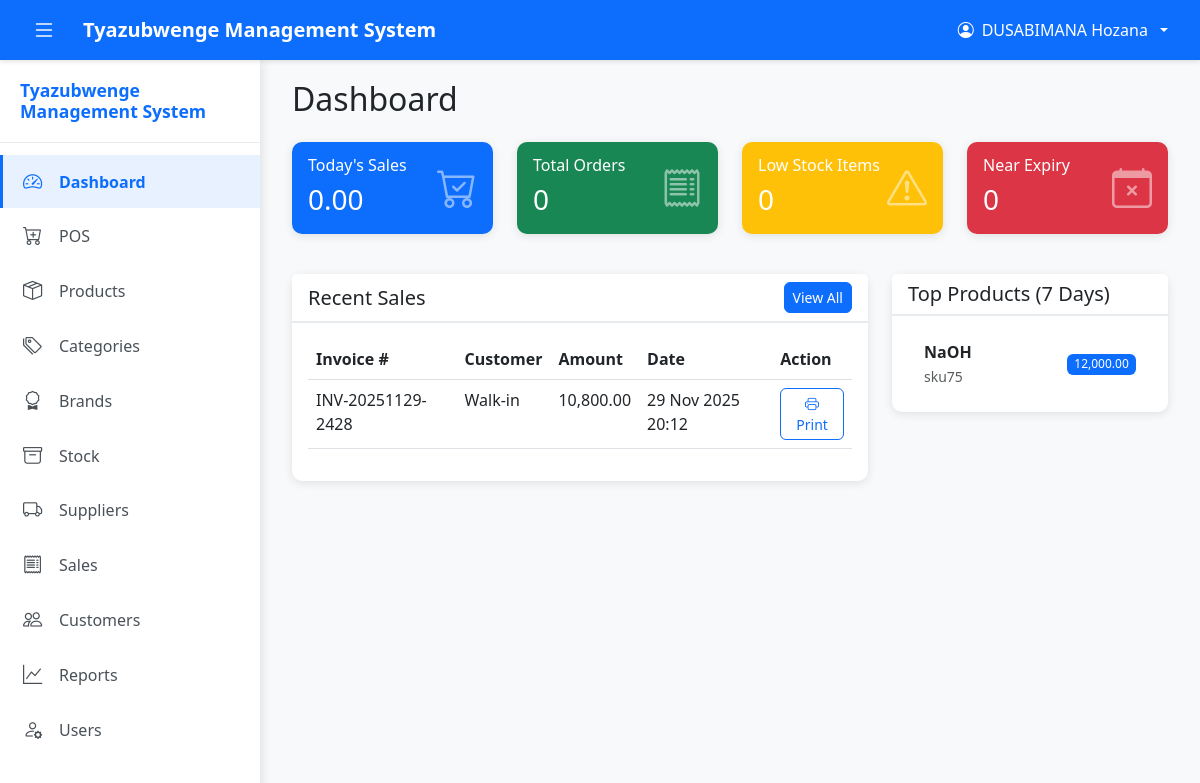
/ (signed in), run on the app's committed database.
### tables this page shows
CREATE TABLE `sales` (
  `id` int(11) NOT NULL,
  `invoice_number` varchar(50) NOT NULL,
  `customer_id` int(11) DEFAULT NULL,
  `branch_id` int(11) NOT NULL,
  `user_id` int(11) NOT NULL,
  `total_amount` decimal(10,2) NOT NULL,
  `discount` decimal(10,2) DEFAULT 0.00,
  `tax` decimal(10,2) DEFAULT 0.00,
  `final_amount` decimal(10,2) NOT NULL,
  `payment_method` enum('cash','mobile_money','bank_transfer','credit') DEFAULT 'cash',
  `payment_status` enum('paid','pending','partial') DEFAULT 'paid',
  `sale_type` enum('retail','wholesale') DEFAULT 'retail',
  `notes` text DEFAULT NULL,
  `created_at` timestamp NOT NULL DEFAULT current_timestamp(),
  `local_id` varchar(100) DEFAULT NULL,
  `updated_at` timestamp NOT NULL DEFAULT current_timestamp() ON UPDATE current_timestamp()
);

CREATE TABLE `products` (
  `id` int(11) NOT NULL,
  `name` varchar(200) NOT NULL,
  `sku` varchar(50) NOT NULL,
  `barcode` varchar(100) DEFAULT NULL,
  `category_id` int(11) DEFAULT NULL,
  `brand_id` int(11) DEFAULT NULL,
  `description` text DEFAULT NULL,
  `unit` enum('kg','g','mg') DEFAULT 'g',
  `retail_price` decimal(10,2) NOT NULL,
  `wholesale_price` decimal(10,2) NOT NULL,
  `cost_price` decimal(10,2) NOT NULL,
  `min_stock_level` decimal(10,3) DEFAULT 0.000,
  `status` enum('active','inactive') DEFAULT 'active',
  `created_at` timestamp NOT NULL DEFAULT current_timestamp(),
  `updated_at` timestamp NOT NULL DEFAULT current_timestamp() ON UPDATE current_timestamp()
);

### classes/Sale.php (called while the page is built, shortened)
<?php
require_once __DIR__ . '/../config/database.php';
require_once __DIR__ . '/../config/config.php';
require_once __DIR__ . '/Stock.php';
class Sale {
    private $conn;
    private $table = "sales";
    public function __construct() {
        $database = new Database();
        $this->conn = $database->getConnection();
    }
    public function getAll($page = 1, $limit = 10, $branchId = null, $dateFrom = null, $dateTo = null) {
        $offset = ($page - 1) * $limit;
        $query = "SELECT s.*, c.name as customer_name, u.full_name as user_name, b.name as branch_name
                  FROM " . $this->table . " s
                  LEFT JOIN customers c ON s.customer_id = c.id
                  JOIN users u ON s.user_id = u.id
                  JOIN branches b ON s.branch_id = b.id
                  WHERE 1=1";
        if ($branchId) {
            $query .= " AND s.branch_id = :branch_id";
        }
        $query .= " ORDER BY s.created_at DESC LIMIT :limit OFFSET :offset";
        $stmt = $this->conn->prepare($query);
        if ($branchId) {
            $stmt->bindParam(':branch_id', $branchId);
        }
        $stmt->bindValue(':limit', (int)$limit, PDO::PARAM_INT);
        $stmt->bindValue(':offset', (int)$offset, PDO::PARAM_INT);
        $stmt->execute();
        return $stmt->fetchAll();
    }
    public function getSalesSummary($branchId = null, $dateFrom = null, $dateTo = null) {
        $query = "SELECT
                    COUNT(*) as total_sales,
                    SUM(final_amount) as total_revenue,
                    SUM(total_amount) as total_before_discount,
                    SUM(discount) as total_discount,
                    SUM(tax) as total_tax
                  FROM " . $this->table . "
                  WHERE payment_status = 'paid'";
        if ($branchId) {
            $query .= " AND branch_id = :branch_id";
        }
        if ($dateFrom) {
            $query .= " AND DATE(created_at) >= :date_from";
        }
        if ($dateTo) {
            $query .= " AND DATE(created_at) <= :date_to";
        }
        $stmt = $this->conn->prepare($query);
        if ($branchId) {
            $stmt->bindParam(':branch_id', $branchId);
        }
        if ($dateFrom) {
            $stmt->bindParam(':date_from', $dateFrom);
        }
        if ($dateTo) {
            $stmt->bindParam(':date_to', $dateTo);
        }
        $stmt->execute();
        return $stmt->fetch();
    }
}
?>

### config/database.php (called while the page is built, shortened)
<?php
class Database {
    private $host = "localhost";
    private $db_name = "tyazubwenge_db";
    private $username = "root";
    private $password = "";
    public function getConnection() {
        $this->conn = null;
        try {
            $this->conn = new PDO(
                "mysql:host=" . $this->host . ";dbname=" . $this->db_name . ";charset=utf8mb4",
                $this->username,
                $this->password,
                [
                    PDO::ATTR_ERRMODE => PDO::ERRMODE_EXCEPTION,
                    PDO::ATTR_DEFAULT_FETCH_MODE => PDO::FETCH_ASSOC,
                    PDO::ATTR_EMULATE_PREPARES => false
                ]
            );
        } catch(PDOException $e) {
            error_log("Connection Error: " . $e->getMessage());
        }
        return $this->conn;
    }
}
?>

### classes/Stock.php (called while the page is built, shortened)
<?php
require_once __DIR__ . '/../config/database.php';
require_once __DIR__ . '/../config/config.php';
class Stock {
    private $conn;
    private $inventoryTable = "stock_inventory";
    public function __construct() {
        $database = new Database();
        $this->conn = $database->getConnection();
    }
    public function getLowStock($branchId = null) {
        $query = "SELECT si.*, p.name as product_name, p.sku, p.min_stock_level
                  FROM " . $this->inventoryTable . " si
                  JOIN products p ON si.product_id = p.id
                  WHERE si.quantity <= p.min_stock_level";
        if ($branchId) {
            $query .= " AND si.branch_id = :branch_id";
        }
        $stmt = $this->conn->prepare($query);
        if ($branchId) {
            $stmt->bindParam(':branch_id', $branchId);
        }
        $stmt->execute();
        return $stmt->fetchAll();
    }
    public function getNearExpiry($branchId = null, $days = 30) {
        $query = "SELECT si.*, p.name as product_name, p.sku,
                         DATEDIFF(si.expiry_date, CURDATE()) as days_remaining
                  FROM " . $this->inventoryTable . " si
                  JOIN products p ON si.product_id = p.id
                  WHERE si.expiry_date IS NOT NULL
                  AND si.expiry_date <= DATE_ADD(CURDATE(), INTERVAL :days DAY)
                  AND si.expiry_date >= CURDATE()";
        if ($branchId) {
            $query .= " AND si.branch_id = :branch_id";
        }
        $query .= " ORDER BY si.expiry_date ASC";
        $stmt = $this->conn->prepare($query);
        $stmt->bindParam(':days', $days, PDO::PARAM_INT);
        if ($branchId) {
            $stmt->bindParam(':branch_id', $branchId);
        }
        $stmt->execute();
        return $stmt->fetchAll();
    }
}
?>

### config/config.php (called while the page is built, shortened)
<?php
require_once __DIR__ . '/database.php';
function formatCurrency($amount) {
    return number_format($amount, 2);
}
function formatDateTime($datetime) {
    return date('d M Y H:i', strtotime($datetime));
}
?>

### classes/Report.php (called while the page is built, shortened)
<?php
require_once __DIR__ . '/../config/database.php';
class Report {
    private $conn;
    public function __construct() {
        $database = new Database();
        $this->conn = $database->getConnection();
    }
    public function getTopProducts($branchId = null, $dateFrom = null, $dateTo = null, $limit = 10) {
        $query = "SELECT p.id, p.name, p.sku,
                         SUM(si.quantity) as total_quantity_sold,
                         SUM(si.subtotal) as total_revenue,
                         COUNT(DISTINCT si.sale_id) as times_sold
                  FROM sale_items si
                  JOIN products p ON si.product_id = p.id
                  JOIN sales s ON si.sale_id = s.id
                  WHERE s.payment_status = 'paid'";
        if ($branchId) {
            $query .= " AND s.branch_id = :branch_id";
        }
        if ($dateFrom) {
            $query .= " AND DATE(s.created_at) >= :date_from";
        }
        if ($dateTo) {
            $query .= " AND DATE(s.created_at) <= :date_to";
        }
        $query .= " GROUP BY p.id, p.name, p.sku
                   ORDER BY total_revenue DESC
                   LIMIT :limit";
        $stmt = $this->conn->prepare($query);
        if ($branchId) {
            $stmt->bindParam(':branch_id', $branchId);
        }
        if ($dateFrom) {
            $stmt->bindParam(':date_from', $dateFrom);
        }
        if ($dateTo) {
            $stmt->bindParam(':date_to', $dateTo);
        }
        $stmt->bindValue(':limit', (int)$limit, PDO::PARAM_INT);
        $stmt->execute();
        return $stmt->fetchAll();
    }
}
?>

### index.php (the view, shortened to what this page needs)
<?php
require_once 'config/config.php';
require_once 'classes/Sale.php';
require_once 'classes/Stock.php';
require_once 'classes/Report.php';
$sale = new Sale();
$stock = new Stock();
$report = new Report();
$branchId = $_SESSION['branch_id'] ?? null;
$todaySummary = $sale->getSalesSummary($branchId, date('Y-m-d'), date('Y-m-d'));
$todaySummary = $todaySummary ?: ['total_sales' => 0, 'total_revenue' => 0];
$lowStock = $stock->getLowStock($branchId);
$nearExpiry = $stock->getNearExpiry($branchId, 30);
$topProducts = $report->getTopProducts($branchId, date('Y-m-d', strtotime('-7 days')), date('Y-m-d'), 5);
$recentSales = $sale->getAll(1, 5, $branchId);
?>
<!DOCTYPE html>
<html lang="en">
<head>
    <link href="https://cdn.jsdelivr.net/npm/bootstrap@5.3.0/dist/css/bootstrap.min.css" rel="stylesheet">
    <link rel="stylesheet" href="https://cdn.jsdelivr.net/npm/bootstrap-icons@1.11.0/font/bootstrap-icons.css">
    <link rel="stylesheet" href="assets/css/style.css">
</head>
<body>
    <?php include 'includes/header.php'; ?>
    <div class="main-content">
        <div class="container-fluid">
        <div class="row">
            <div class="col-12">
                <h2 class="mb-4">Dashboard</h2>
            </div>
        </div>
        <div class="row mb-4">
            <div class="col-md-3 mb-3">
                <div class="card bg-primary text-white">
                    <div class="card-body">
                        <div class="d-flex justify-content-between align-items-center">
                            <div>
                                <h6 class="card-subtitle mb-2">Today's Sales</h6>
                                <h3 class="mb-0"><?php echo formatCurrency($todaySummary['total_revenue'] ?? 0); ?></h3>
                            </div>
                            <i class="bi bi-cart-check fs-1 opacity-50"></i>
                        </div>
                    </div>
                </div>
            </div>
            <div class="col-md-3 mb-3">
                <div class="card bg-success text-white">
                    <div class="card-body">
                        <div class="d-flex justify-content-between align-items-center">
                            <div>
                                <h6 class="card-subtitle mb-2">Total Orders</h6>
                                <h3 class="mb-0"><?php echo $todaySummary['total_sales'] ?? 0; ?></h3>
                            </div>
                            <i class="bi bi-receipt fs-1 opacity-50"></i>
                        </div>
                    </div>
                </div>
            </div>
            <div class="col-md-3 mb-3">
                <div class="card bg-warning text-white">
                    <div class="card-body">
                        <div class="d-flex justify-content-between align-items-center">
                            <div>
                                <h6 class="card-subtitle mb-2">Low Stock Items</h6>
                                <h3 class="mb-0"><?php echo count($lowStock); ?></h3>
                            </div>
                            <i class="bi bi-exclamation-triangle fs-1 opacity-50"></i>
                        </div>
                    </div>
                </div>
            </div>
            <div class="col-md-3 mb-3">
                <div class="card bg-danger text-white">
                    <div class="card-body">
                        <div class="d-flex justify-content-between align-items-center">
                            <div>
                                <h6 class="card-subtitle mb-2">Near Expiry</h6>
                                <h3 class="mb-0"><?php echo count($nearExpiry); ?></h3>
                            </div>
                            <i class="bi bi-calendar-x fs-1 opacity-50"></i>
                        </div>
                    </div>
                </div>
            </div>
        </div>
        <div class="row">
            <div class="col-md-8 mb-4">
                <div class="card">
                    <div class="card-header d-flex justify-content-between align-items-center">
                        <h5 class="mb-0">Recent Sales</h5>
                        <a href="sales.php" class="btn btn-sm btn-primary">View All</a>
                    </div>
                    <div class="card-body">
                        <div class="table-responsive">
                            <table class="table table-hover">
                                <thead>
                                    <tr>
                                        <th>Invoice #</th>
                                        <th>Customer</th>
                                        <th>Amount</th>
                                        <th>Date</th>
                                        <th>Action</th>
                                    </tr>
                                </thead>
                                <tbody>
                                    <?php if (empty($recentSales)): ?>
                                        <tr>
                                            <td colspan="5" class="text-center text-muted">No sales today</td>
                                        </tr>
                                    <?php else: ?>
                                        <?php foreach ($recentSales as $saleItem): ?>
                                            <tr>
                                                <td><?php echo $saleItem['invoice_number']; ?></td>
                                                <td><?php echo $saleItem['customer_name'] ?? 'Walk-in'; ?></td>
                                                <td><?php echo formatCurrency($saleItem['final_amount']); ?></td>
                                                <td><?php echo formatDateTime($saleItem['created_at']); ?></td>
                                                <td>
                                                    <a href="invoice.php?id=<?php echo $saleItem['id']; ?>" class="btn btn-sm btn-outline-primary" target="_blank">
                                                        <i class="bi bi-printer"></i> Print
                                                    </a>
                                                </td>
                                            </tr>
                                        <?php endforeach; ?>
                                    <?php endif; ?>
                                </tbody>
                            </table>
                        </div>
                    </div>
                </div>
            </div>
            <div class="col-md-4 mb-4">
                <div class="card mb-3">
                    <div class="card-header">
                        <h5 class="mb-0">Top Products (7 Days)</h5>
                    </div>
                    <div class="card-body">
                        <?php if (empty($topProducts)): ?>
                            <p class="text-muted mb-0">No data available</p>
                        <?php else: ?>
                            <ul class="list-group list-group-flush">
                                <?php foreach ($topProducts as $product): ?>
                                    <li class="list-group-item d-flex justify-content-between align-items-center">
                                        <div>
                                            <strong><?php echo $product['name']; ?></strong><br>
                                            <small class="text-muted"><?php echo $product['sku']; ?></small>
                                        </div>
                                        <span class="badge bg-primary"><?php echo formatCurrency($product['total_revenue']); ?></span>
                                    </li>
                                <?php endforeach; ?>
                            </ul>
                        <?php endif; ?>
                    </div>
                </div>
            </div>
        </div>
        </div>
    </div>
</body>
</html>

### data on the page
sales: invoice_number "INV-20251129-2428", customer_name "Walk-in", final_amount "10,800.00", created_at "29 Nov 2025 20:12"
products: name "NaOH", sku "sku75", total_revenue "12,000.00"

### other printed values
SITE_NAME "Tyazubwenge Management System"
$_SESSION['full_name'] "DUSABIMANA Hozana"
formatCurrency($todaySummary['total_revenue'] ?? 0) "0.00"
$todaySummary['total_sales'] "0"
count($lowStock) "0"
count($nearExpiry) "0"
